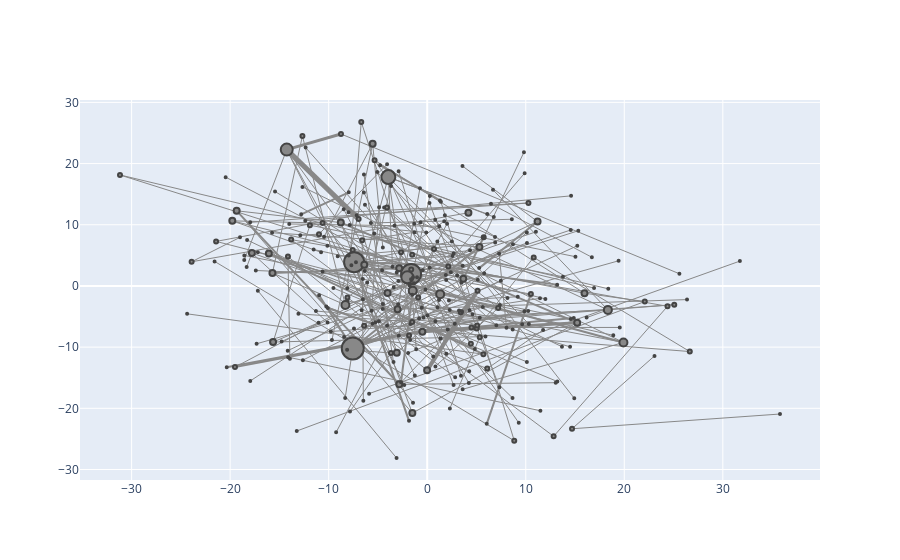

Source (notebook cell):
### Code cell
configure_plotly_browser_state()
plotNetworkSize_hover(obamaGraph)
